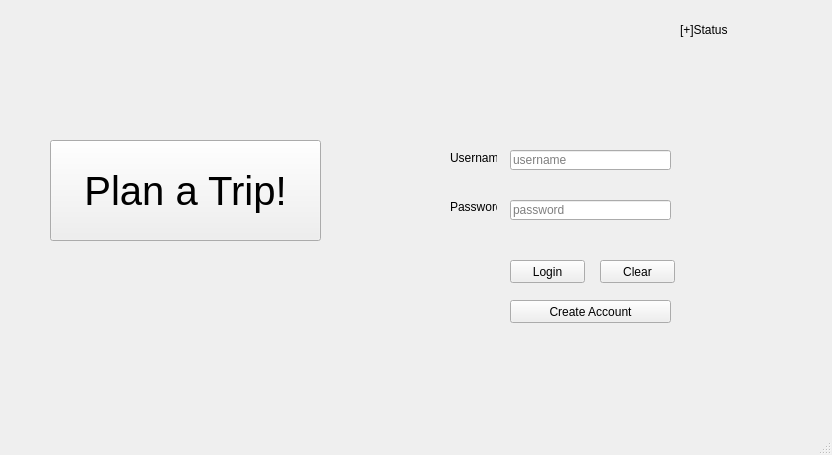
<?xml version="1.0" encoding="UTF-8"?>
<ui version="4.0">
 <class>LoginWindow</class>
 <widget class="QMainWindow" name="LoginWindow">
  <property name="geometry">
   <rect>
    <x>0</x>
    <y>0</y>
    <width>832</width>
    <height>455</height>
   </rect>
  </property>
  <property name="windowTitle">
   <string>LoginWindow</string>
  </property>
  <widget class="QWidget" name="centralwidget">
   <widget class="QPushButton" name="loginButton">
    <property name="geometry">
     <rect>
      <x>510</x>
      <y>260</y>
      <width>75</width>
      <height>23</height>
     </rect>
    </property>
    <property name="text">
     <string>Login</string>
    </property>
    <property name="autoDefault">
     <bool>true</bool>
    </property>
    <property name="default">
     <bool>false</bool>
    </property>
   </widget>
   <widget class="QPushButton" name="clearButton">
    <property name="geometry">
     <rect>
      <x>600</x>
      <y>260</y>
      <width>75</width>
      <height>23</height>
     </rect>
    </property>
    <property name="text">
     <string>Clear</string>
    </property>
    <property name="autoDefault">
     <bool>true</bool>
    </property>
    <property name="default">
     <bool>false</bool>
    </property>
   </widget>
   <widget class="QLabel" name="dbStatus">
    <property name="geometry">
     <rect>
      <x>680</x>
      <y>20</y>
      <width>131</width>
      <height>20</height>
     </rect>
    </property>
    <property name="text">
     <string>[+]Status</string>
    </property>
   </widget>
   <widget class="QLineEdit" name="Username">
    <property name="geometry">
     <rect>
      <x>510</x>
      <y>150</y>
      <width>161</width>
      <height>20</height>
     </rect>
    </property>
    <property name="placeholderText">
     <string>username</string>
    </property>
   </widget>
   <widget class="QLineEdit" name="Password">
    <property name="geometry">
     <rect>
      <x>510</x>
      <y>200</y>
      <width>161</width>
      <height>20</height>
     </rect>
    </property>
    <property name="text">
     <string/>
    </property>
    <property name="echoMode">
     <enum>QLineEdit::Password</enum>
    </property>
    <property name="placeholderText">
     <string>password</string>
    </property>
   </widget>
   <widget class="QLabel" name="usernameLabel">
    <property name="geometry">
     <rect>
      <x>450</x>
      <y>150</y>
      <width>47</width>
      <height>16</height>
     </rect>
    </property>
    <property name="text">
     <string>Username</string>
    </property>
   </widget>
   <widget class="QLabel" name="passLabel">
    <property name="geometry">
     <rect>
      <x>450</x>
      <y>200</y>
      <width>47</width>
      <height>13</height>
     </rect>
    </property>
    <property name="text">
     <string>Password</string>
    </property>
   </widget>
   <widget class="QPushButton" name="accountButton">
    <property name="geometry">
     <rect>
      <x>510</x>
      <y>300</y>
      <width>161</width>
      <height>23</height>
     </rect>
    </property>
    <property name="text">
     <string>Create Account</string>
    </property>
    <property name="autoDefault">
     <bool>true</bool>
    </property>
    <property name="default">
     <bool>false</bool>
    </property>
   </widget>
   <widget class="QPushButton" name="planButton">
    <property name="geometry">
     <rect>
      <x>50</x>
      <y>140</y>
      <width>271</width>
      <height>101</height>
     </rect>
    </property>
    <property name="font">
     <font>
      <pointsize>30</pointsize>
     </font>
    </property>
    <property name="text">
     <string>Plan a Trip!</string>
    </property>
   </widget>
   <widget class="QLabel" name="invalidLabel">
    <property name="geometry">
     <rect>
      <x>510</x>
      <y>110</y>
      <width>191</width>
      <height>20</height>
     </rect>
    </property>
    <property name="text">
     <string/>
    </property>
   </widget>
  </widget>
  <widget class="QMenuBar" name="menubar">
   <property name="geometry">
    <rect>
     <x>0</x>
     <y>0</y>
     <width>832</width>
     <height>21</height>
    </rect>
   </property>
  </widget>
  <widget class="QStatusBar" name="statusbar"/>
 </widget>
 <tabstops>
  <tabstop>planButton</tabstop>
  <tabstop>Username</tabstop>
  <tabstop>Password</tabstop>
  <tabstop>loginButton</tabstop>
  <tabstop>accountButton</tabstop>
  <tabstop>clearButton</tabstop>
 </tabstops>
 <resources/>
 <connections>
  <connection>
   <sender>planButton</sender>
   <signal>clicked()</signal>
   <receiver>LoginWindow</receiver>
   <slot>onPlanClick()</slot>
   <hints>
    <hint type="sourcelabel">
     <x>195</x>
     <y>248</y>
    </hint>
    <hint type="destinationlabel">
     <x>170</x>
     <y>485</y>
    </hint>
   </hints>
  </connection>
  <connection>
   <sender>loginButton</sender>
   <signal>clicked()</signal>
   <receiver>LoginWindow</receiver>
   <slot>onLoginClick()</slot>
   <hints>
    <hint type="sourcelabel">
     <x>551</x>
     <y>288</y>
    </hint>
    <hint type="destinationlabel">
     <x>547</x>
     <y>461</y>
    </hint>
   </hints>
  </connection>
  <connection>
   <sender>accountButton</sender>
   <signal>clicked()</signal>
   <receiver>LoginWindow</receiver>
   <slot>onCreateClick()</slot>
   <hints>
    <hint type="sourcelabel">
     <x>592</x>
     <y>332</y>
    </hint>
    <hint type="destinationlabel">
     <x>587</x>
     <y>468</y>
    </hint>
   </hints>
  </connection>
  <connection>
   <sender>clearButton</sender>
   <signal>clicked()</signal>
   <receiver>LoginWindow</receiver>
   <slot>onClearClick()</slot>
   <hints>
    <hint type="sourcelabel">
     <x>641</x>
     <y>290</y>
    </hint>
    <hint type="destinationlabel">
     <x>641</x>
     <y>472</y>
    </hint>
   </hints>
  </connection>
 </connections>
 <slots>
  <slot>onPlanClick()</slot>
  <slot>onLoginClick()</slot>
  <slot>onCreateClick()</slot>
  <slot>onClearClick()</slot>
 </slots>
</ui>
